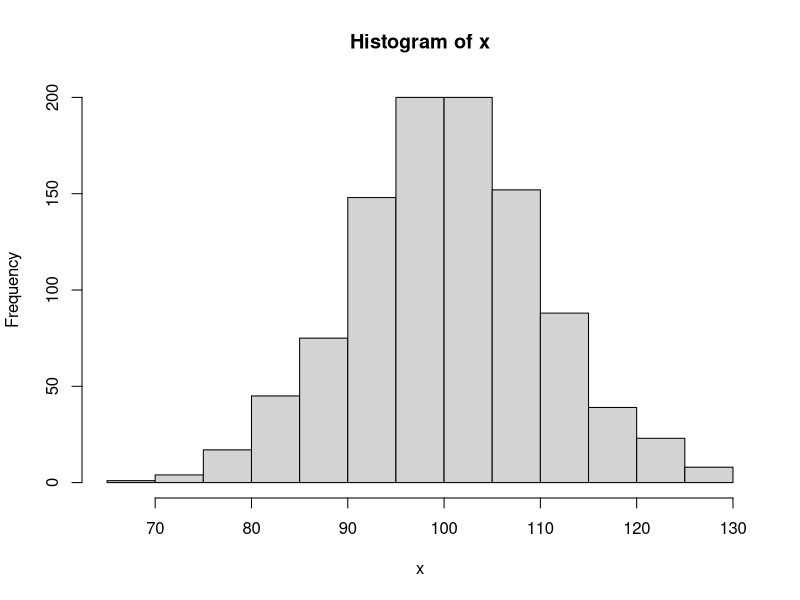
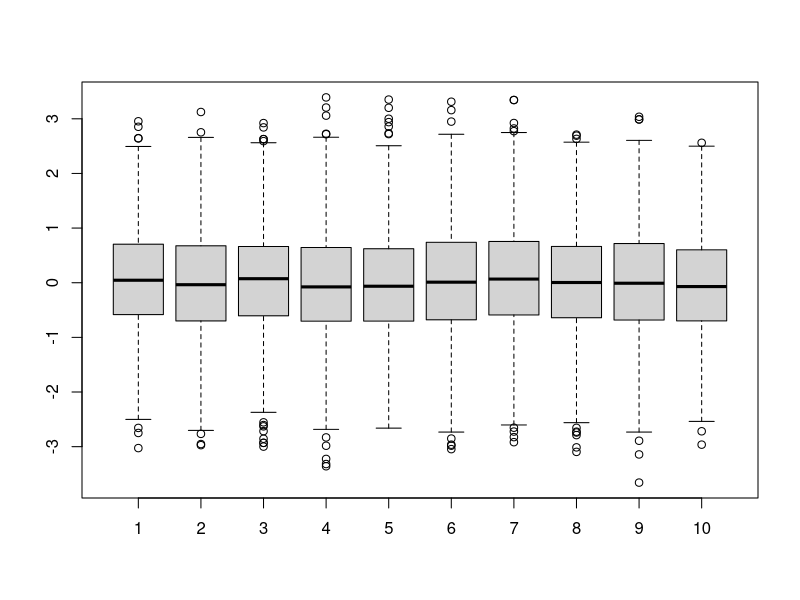

Generate these figures, in order, with R:
#!/usr/bin/env Rscript

#ejercicio 1
x <-rnorm(1000,100,10)
#ejercicio 2
hist(x)

#ejercicio 3
desviacion <- function(x) {
	sqrt(var(x))
}
desviacion(x)

media <- function(x) {
	mean(x)
}

media(x)

percentil <- function(vector, percentil){
	quantile(vector, percentil)
}

percentil(x, 0.7)

mediana <- function(x){
	median(x)
}

mediana(x)

#ejercicio 5

ks.test(x,pnorm)

#ejercicio 6

chisq.test(x)

#ejercicio 8
nNormales<- function (tipo,N=10, n=1000){
	if(tipo==1){
		return (apply(matrix(0,N,n),1,rnorm))
	}
	if(tipo==2){
		return (as.list(data.frame(apply(matrix(0,N,n),1,rnorm))))
	}
	if(tipo==3){
		return (data.frame(apply(matrix(0,N,n),1,rnorm)))
	}
}
y1 <-nNormales(1,5,5)
y1

y2 <- nNormales(2,5,5)
y2

y3 <- nNormales(3,5,5)
y3

#ejercicio 8
y<- nNormales(1)
boxplot(y)

#ejercico 9

apply(y,2,mean)

apply(y,2,median)
